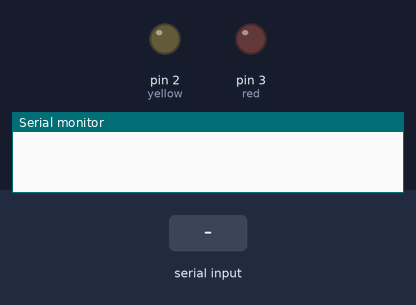
Recording of a sketch running on a simulated Arduino Uno, built with avr-gcc and run on an emulated ATmega328P. Shown: output pins drawn as LEDs (lit = HIGH), the last lines printed to the serial monitor. The inputs (shaded band) are chosen by the test bench.

Above: at 1.2 s.
1.3 s: "90,45\n" received over Serial
At 1.6 s:
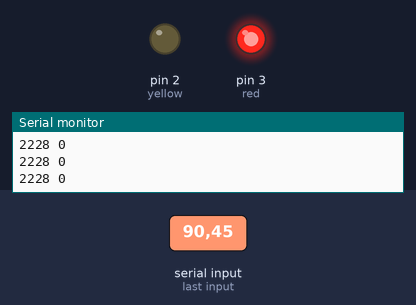
2.8 s: byte 88 ('X') received over Serial
At 4.7 s:
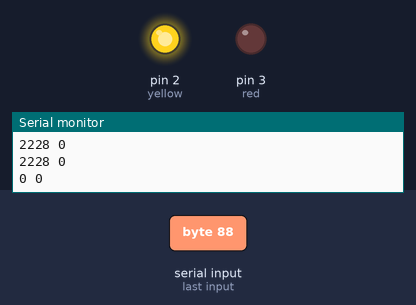
5.3 s: "30,150\n" received over Serial
At 5.9 s:
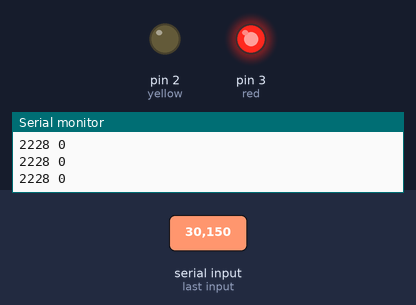
6.8 s: "X90\n" received over Serial
At 7.1 s:
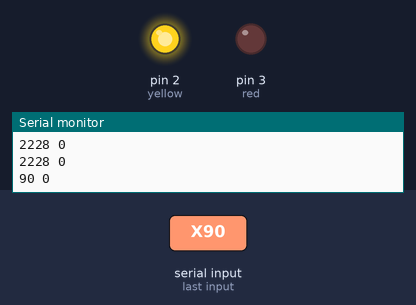
Timing chart, 0 to 9.3 s (numbered marks = the images above; inputs shaded):
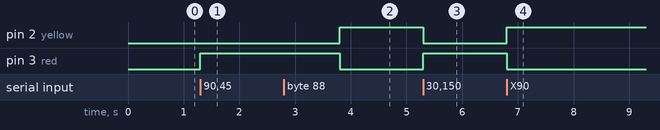

Measured:
- after the input at 1.3 s, pin 3 (red): LOW → HIGH at once
- after the input at 2.8 s, pin 2 (yellow): LOW → HIGH after 1.0 s; pin 3 (red): HIGH → LOW after 1.0 s
- after the input at 5.3 s, pin 2 (yellow): HIGH → LOW at once; pin 3 (red): LOW → HIGH at once
- after the input at 6.8 s, pin 2 (yellow): LOW → HIGH at once; pin 3 (red): HIGH → LOW at once

The sketch:

pyserial.ino
```cpp
const int red = 3;
const int yellow = 2;

void setup() {
  Serial.begin(9600);
//  Serial.setTimeout(1);
  pinMode(red, OUTPUT);
  pinMode(yellow, OUTPUT);
}

void loop() {
  if (Serial.available()>0){
    int x, y;
    if(Serial.read() == 'X'){
      x = Serial.parseInt();
    }
    if(Serial.read() == 'Y'){
      y = Serial.parseInt();
    }
    Serial.read();
    Serial.print(x);
    Serial.print(" ");
    Serial.print(y);
    Serial.print("\n");
    if(x>330){
      digitalWrite(red, HIGH);
      digitalWrite(yellow, LOW);
    }
    else if(x<330){
      digitalWrite(yellow, HIGH);
      digitalWrite(red, LOW);
    }
    else{
      digitalWrite(red, HIGH);
      digitalWrite(yellow, HIGH);
    }
  }
}
```
